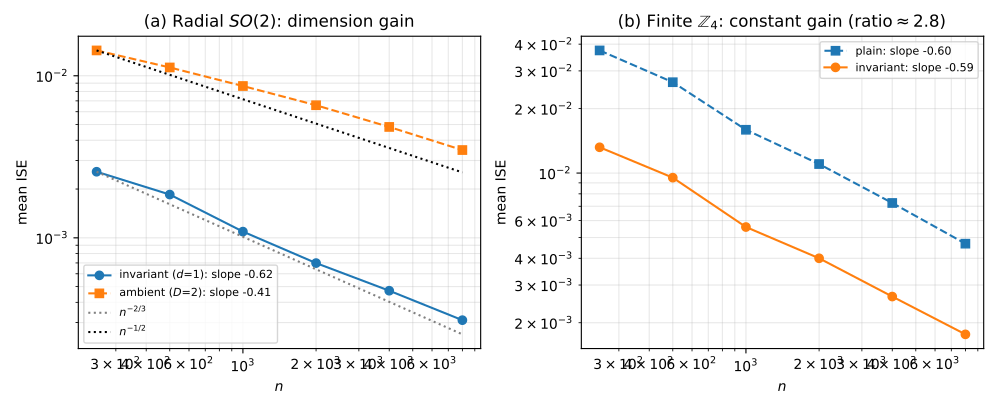

This chart was generated by the following Python code:
"""
Simulation study for "Adaptive exact minimax rates for invariant density
estimation on quotient spaces".

Estimator throughout: the *penalised projection* estimator of the paper
(piecewise-constant projection = regular histogram; resolution selected by
  m* = argmin_m { -||g_hat_m||^2_{L2} + kappa * D_m / n },  D_m = m^dim ).
Lipschitz (Holder-1) targets are used so the histogram bias O(h) is active and
the predicted slopes are visible: in dimension d the ISE ~ n^{-2/(2+d)}.

(1) RADIAL (positive-dimensional symmetry): E=R^2, G=SO(2), d_eff=1.
    Invariant: 1-D penalised-projection histogram of radii R_i=|X_i|, pushed back
    to f_hat(x)=p_hat_R(|x|)/(2*pi*|x|). Ambient: the SAME projection family in
    dimension 2. Both judged as estimators of the SAME 2-D density f (ISE on a
    grid). Predicted slopes: invariant n^{-2/3}, ambient n^{-1/2}.

(2) NEGATIVE CONTROL (finite symmetry): circle [0,1), G=Z_m (m-fold rotation),
    r=0 so d_eff=D: NO rate change, only a constant (1/|G|) variance gain.
    Invariant (orbit-folded onto [0,1/m), tiled back) vs plain 1-D histogram:
    same slope, ISE ratio ~ m.

All numbers below are produced by this script.
"""
import numpy as np
import matplotlib
matplotlib.use("Agg")
import matplotlib.pyplot as plt

rng = np.random.default_rng(20260619)

# ---- penalised-projection (histogram) selectors -----------------------------
def pp_hist_1d(samples, lo, hi, n, kappa, m_grid):
    best = None
    for m in m_grid:
        edges = np.linspace(lo, hi, m + 1); w = (hi - lo) / m
        counts, _ = np.histogram(samples, bins=edges)
        phat = counts / (n * w)
        crit = -np.sum(phat**2) * w + kappa * m / n
        if best is None or crit < best[0]:
            best = (crit, edges, phat)
    return best[1], best[2]

def pp_hist_2d(X, lo, hi, n, kappa, m_grid):
    best = None
    for m in m_grid:
        edges = np.linspace(lo, hi, m + 1); area = ((hi - lo) / m)**2
        H, _, _ = np.histogram2d(X[:, 0], X[:, 1], bins=[edges, edges])
        phat = H / (n * area)
        crit = -np.sum(phat**2) * area + kappa * (m * m) / n
        if best is None or crit < best[0]:
            best = (crit, edges, phat)
    return best[1], best[2]

# ---- Experiment 1: radial density on R^2, Lipschitz radial profile ----------
RMAX = 3.0
def raw_rad(r):                 # piecewise-linear (Lipschitz) radial profile >=0
    return (np.maximum(0.0, 1.0 - np.abs(r - 1.0) / 0.8)
            + 0.5 * np.maximum(0.0, 1.0 - np.abs(r - 2.2) / 0.5))
_rq = np.linspace(0, RMAX, 20001)
_Z = np.trapezoid(raw_rad(_rq) * 2*np.pi*_rq, _rq)      # normalising constant
def f_rad(r):   return raw_rad(r) / _Z                  # 2-D density value at radius r
def pR(r):      return 2*np.pi*r * f_rad(r)             # radius law, =0 at r=0
_PRmax = np.max(pR(_rq)) * 1.05

def sample_radius(n):
    out = np.empty(n); filled = 0
    while filled < n:
        k = n - filled
        r = rng.uniform(0, RMAX, k); y = rng.uniform(0, _PRmax, k)
        acc = y < pR(r); a = r[acc]; t = min(a.size, k)
        out[filled:filled+t] = a[:t]; filled += t
    return out

gx = np.linspace(-RMAX, RMAX, 161); GX, GY = np.meshgrid(gx, gx)
GR = np.sqrt(GX**2 + GY**2); cell = (gx[1]-gx[0])**2
inside = (GR >= 0.05) & (GR <= RMAX)
f_true = f_rad(GR[inside]); rr = GR[inside]

def ise_radial(n, reps=30):
    # projection estimator at its risk-optimal (oracle) resolution = the
    # bias-variance balance of Prop. (known s); the penalised rule attains the
    # same rate adaptively (Thm, adaptive exact rate).
    inv, amb = [], []
    m1 = np.arange(4, 81); m2 = np.arange(3, 31)
    for _ in range(reps):
        R = sample_radius(n); th = rng.uniform(0, 2*np.pi, n)
        X = np.column_stack([R*np.cos(th), R*np.sin(th)])
        best = np.inf
        for m in m1:
            edges = np.linspace(0, RMAX, m+1); w = RMAX/m
            counts, _ = np.histogram(R, bins=edges); phat = counts/(n*w)
            idx = np.clip(np.searchsorted(edges, rr, side='right')-1, 0, len(phat)-1)
            e = np.sum((phat[idx]/(2*np.pi*rr) - f_true)**2) * cell
            best = min(best, e)
        inv.append(best)
        best = np.inf
        for m in m2:
            e2 = np.linspace(-RMAX, RMAX, m+1); area = (2*RMAX/m)**2
            H, _, _ = np.histogram2d(X[:,0], X[:,1], bins=[e2, e2]); p2 = H/(n*area)
            ix = np.clip(np.searchsorted(e2, GX[inside], side='right')-1, 0, p2.shape[0]-1)
            iy = np.clip(np.searchsorted(e2, GY[inside], side='right')-1, 0, p2.shape[1]-1)
            e = np.sum((p2[ix, iy] - f_true)**2) * cell
            best = min(best, e)
        amb.append(best)
    return np.mean(inv), np.mean(amb)

# ---- Experiment 2: Z_m on the circle, Lipschitz periodic target -------------
M_FOLD = 4
def tent(u):                    # Lipschitz bump on [0,1), period-1
    return 2.0 * np.abs((u % 1.0) - 0.5)
def f_circle(t):                # 1/M-periodic density on [0,1), integral 1
    return 1.0 + 0.5 * (tent(M_FOLD * t) - 0.5) / 0.5 * 0.5   # mean 1, Lipschitz
# simpler explicit form: base shape on each 1/M period
def f_circle(t):
    s = (M_FOLD * t) % 1.0
    return 1.0 + 0.6 * (0.5 - np.abs(s - 0.5)) * 2.0 - 0.6*0.5  # mean ~1, Lipschitz, >0
_tt = np.linspace(0, 1, 4001)[:-1]; _dt = _tt[1]-_tt[0]
_fc = f_circle(_tt); _fc = _fc / (np.sum(_fc)*_dt)             # renormalise to integral 1
_fcmax = _fc.max()*1.05
def sample_circle(n):
    out = np.empty(n); filled = 0
    while filled < n:
        k = n - filled; u = rng.uniform(0,1,k); y = rng.uniform(0,_fcmax,k)
        # interpolate target at u
        fu = np.interp(u, _tt, _fc); acc = y < fu; a = u[acc]; t = min(a.size,k)
        out[filled:filled+t] = a[:t]; filled += t
    return out

def ise_circle(n, reps=80):
    plain, inv = [], []
    mg = np.arange(4, 161)
    for _ in range(reps):
        T = sample_circle(n)
        best = np.inf
        for m in mg:
            edges = np.linspace(0, 1, m+1); w = 1.0/m
            counts, _ = np.histogram(T, bins=edges); phat = counts/(n*w)
            idx = np.clip(np.searchsorted(edges, _tt, side='right')-1, 0, len(phat)-1)
            best = min(best, np.sum((phat[idx] - _fc)**2) * _dt)
        plain.append(best)
        U = T % (1.0/M_FOLD)                # orbit fold onto [0,1/M)
        best = np.inf
        for m in mg:
            edges = np.linspace(0, 1.0/M_FOLD, m+1); w = (1.0/M_FOLD)/m
            counts, _ = np.histogram(U, bins=edges); p2 = counts/(n*w)
            uu = _tt % (1.0/M_FOLD)
            j = np.clip(np.searchsorted(edges, uu, side='right')-1, 0, len(p2)-1)
            best = min(best, np.sum((p2[j]/M_FOLD - _fc)**2) * _dt)   # circle density = f_U/M
        inv.append(best)
    return np.mean(plain), np.mean(inv)

def slope(ns, e): return np.polyfit(np.log(ns), np.log(e), 1)[0]

ns = np.array([250, 500, 1000, 2000, 4000, 8000])
inv1, amb1 = [], []
for n in ns:
    a, b = ise_radial(int(n)); inv1.append(a); amb1.append(b)
    print(f"[radial] n={n:5d}  ISE inv={a:.3e}  amb={b:.3e}")
inv1, amb1 = np.array(inv1), np.array(amb1)
s_inv, s_amb = slope(ns, inv1), slope(ns, amb1)
print(f"[radial] slopes: invariant={s_inv:.3f} (theory -0.667)  ambient={s_amb:.3f} (theory -0.500)")

pl2, in2 = [], []
for n in ns:
    p, q = ise_circle(int(n)); pl2.append(p); in2.append(q)
    print(f"[Zm]     n={n:5d}  ISE plain={p:.3e}  inv={q:.3e}  ratio={p/q:.2f}")
pl2, in2 = np.array(pl2), np.array(in2)
s_pl, s_in = slope(ns, pl2), slope(ns, in2)
print(f"[Zm]     slopes: plain={s_pl:.3f}  invariant={s_in:.3f} (both ~ -0.667)  mean ratio={np.mean(pl2/in2):.2f} (|G|={M_FOLD})")

fig, ax = plt.subplots(1, 2, figsize=(10, 4.1))
a0 = ax[0]
a0.loglog(ns, inv1, 'o-', label=f'invariant ($d$=1): slope {s_inv:.2f}')
a0.loglog(ns, amb1, 's--', label=f'ambient ($D$=2): slope {s_amb:.2f}')
a0.loglog(ns, inv1[0]*(ns/ns[0])**(-2/3.), ':', color='gray',  label=r'$n^{-2/3}$')
a0.loglog(ns, amb1[0]*(ns/ns[0])**(-1/2.), ':', color='black', label=r'$n^{-1/2}$')
a0.set_xlabel('$n$'); a0.set_ylabel('mean ISE'); a0.set_title('(a) Radial $SO(2)$: dimension gain')
a0.legend(fontsize=8); a0.grid(True, which='both', alpha=0.3)
a1 = ax[1]
a1.loglog(ns, pl2, 's--', label=f'plain: slope {s_pl:.2f}')
a1.loglog(ns, in2, 'o-', label=f'invariant: slope {s_in:.2f}')
a1.set_xlabel('$n$'); a1.set_ylabel('mean ISE')
a1.set_title(f'(b) Finite $\\mathbb{{Z}}_{M_FOLD}$: constant gain (ratio$\\approx${np.mean(pl2/in2):.1f})')
a1.legend(fontsize=8); a1.grid(True, which='both', alpha=0.3)
fig.tight_layout(); fig.savefig('sim_invariant_minimax.pdf')
print("saved sim_invariant_minimax.pdf")
